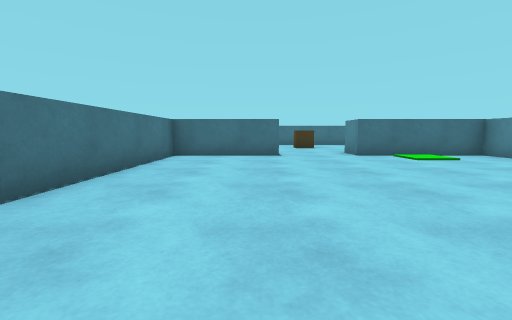
view 1 (above)

15 first-person views from a walk through a 3-D level made in the Unity game engine. The camera is 0.62 m above the floor, tilts 6° down and sees 90° across. The floor is counted in squares, 1 m on a side. Each view is taken from the middle of a square. On the plan, view 1 faces up. The plan holds only what a view shows up to about 9 squares ahead; the rest is blank. The place goes on beyond the plan. The player is left out. Surface patterns are stand-ins for the level's own textures.

view 2
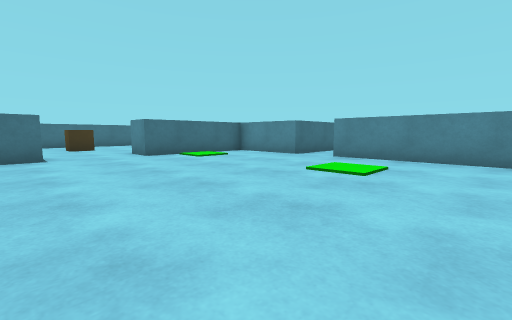

view 3
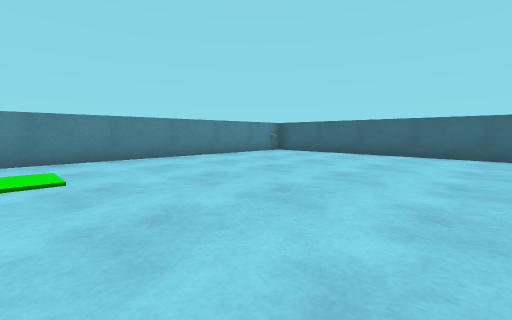

view 4
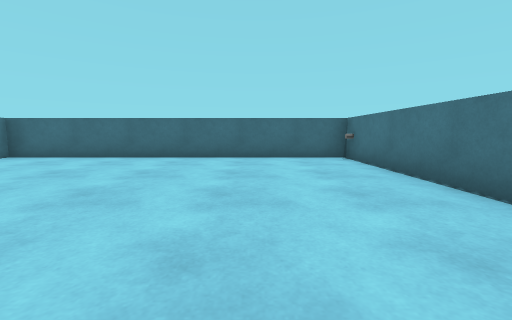

view 5
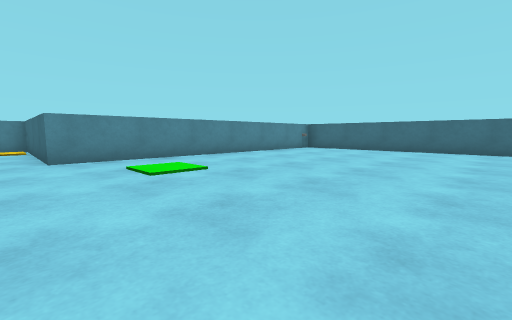

view 6
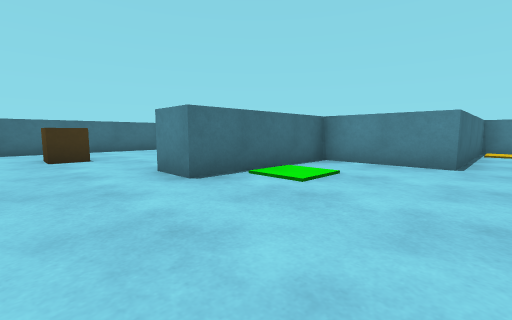

view 7
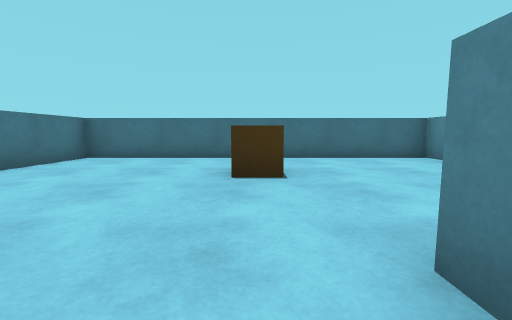

view 8
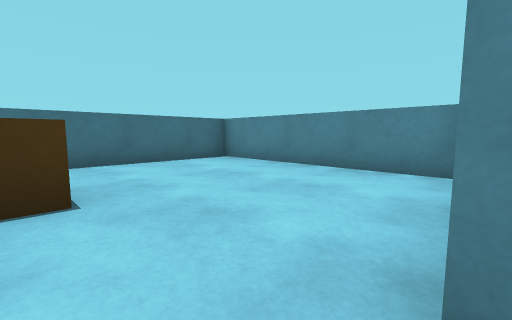

view 9
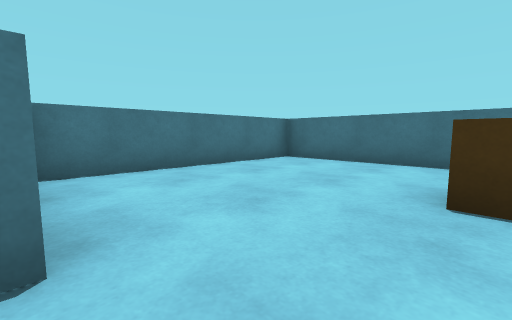

view 10
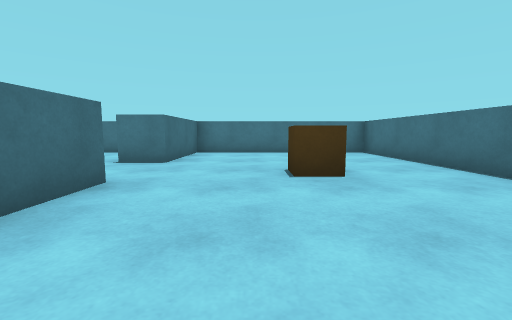

view 11
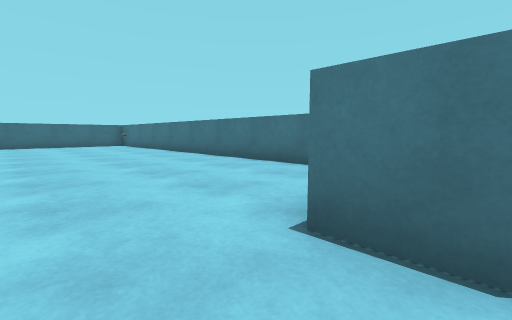

view 12
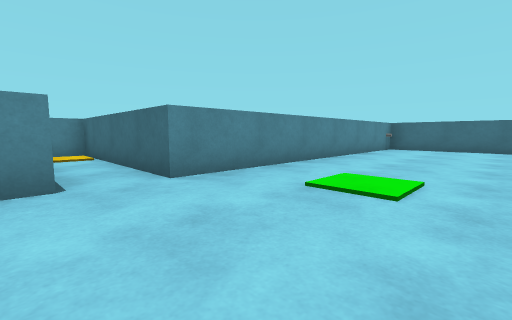

view 13
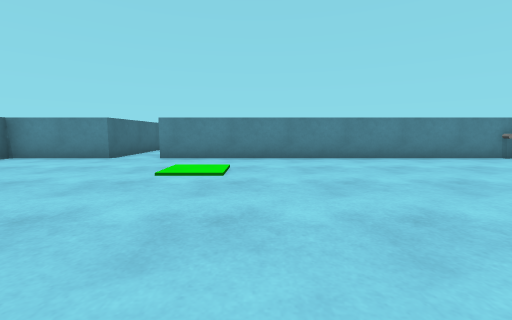

view 14
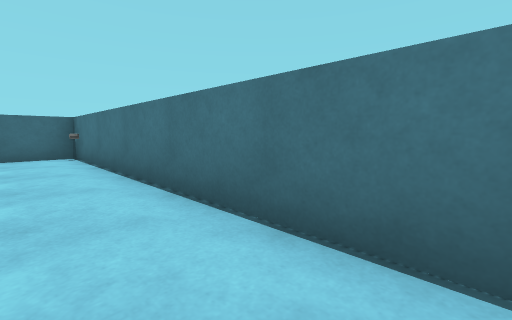

view 15
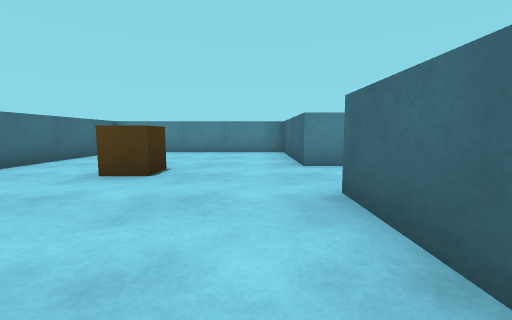

### Floor plan
Points are (right, up) in squares from view 1. A wall is a line through its corners. A room is listed if a view was taken in it or the views show most of it. See-through windows are left out.
Room 1 (views 1, 2, 3, 4, 5, 6, 12, 13, 14)
walls: (0.6, 7.1) (-2.3, 7.1) (-2.3, -5.5) (6.3, -5.5) (6.3, 3.4) (11.2, 3.4) (11.2, 4.6) (6.3, 4.6) (6.3, 7.1) (2.8, 7.1)
ways out: opening at (1.5, 7.5) to room 2
objects: other object (-2, -5); other object (6, -5)
Room 2 (views 7, 8, 9, 10, 11, 15)
walls: (2.8, 7.1) (2.8, 8.1) (6.3, 8.1) (6.3, 13.5) (-2.3, 13.5) (-2.3, 8.1) (0.6, 8.1) (0.6, 7.1)
ways out: opening at (1.5, 7.5) to room 1
objects: brown box (2, 11)

Where each view was taken, in squares from view 1:
view 1: 0 up, 0 right, facing up
view 2: 0 up, 0 right, facing up-right
view 3: 2 up, 0 right, facing down-right
view 4: 1 up, 0 right, facing down
view 5: 4 up, 0 right, facing down-right
view 6: 4 up, 1 right, facing up-right
view 7: 7 up, 2 right, facing up
view 8: 8 up, 2 right, facing up-right
view 9: 8 up, 2 right, facing up-left
view 10: 10 up, 6 right, facing left
view 11: 8 up, 2 right, facing down-left
view 12: 5 up, 3 right, facing down-right
view 13: 1 up, 0 right, facing right
view 14: 2 up, 1 left, facing down-left
view 15: 9 up, 2 left, facing right
